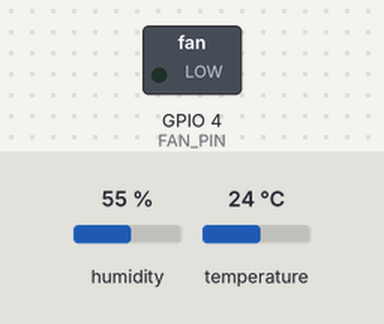
Simulated run of this sketch. Board: ESP32. Parts: switched loads named in the sketch (green lamp = pin HIGH). The test bench sets the inputs (shaded band); at power-on: temperature 24 °C, humidity 55 %. WiFi joins after 1.5 s; servers stay silent unless stated; what the sketch prints to the serial monitor is not drawn.

Above: at 3.0 s.
3.1 s: temperature set to 28.3 °C
6.9 s: temperature set to 29.7 °C
At 9.0 s:
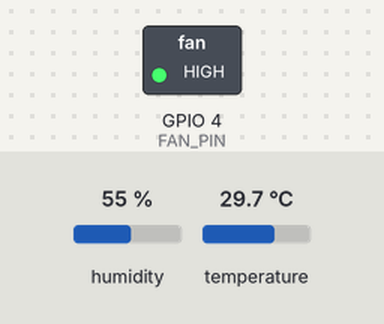
Timing chart, 0 to 10.5 s (numbered marks = the images above; inputs shaded):
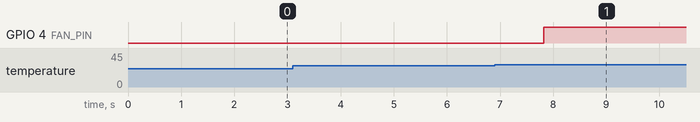

The sketch:

kontrol_kipas.ino
```cpp
#define BLYNK_TEMPLATE_ID "TMPL67LOFE3Ce"
#define BLYNK_TEMPLATE_NAME "TUgas UAS"
#define BLYNK_AUTH_TOKEN "2ynQiU89xNnitl0KZFvN0VC_He8B6d8X"

#include <WiFi.h>
#include <WiFiClient.h>
#include <BlynkSimpleEsp32.h>
#include <DHT.h>

// ---------- WiFi ----------
char ssid[] = ":v";
char pass[] = "sseloselooo";

// ---------- DHT ----------
#define DHTPIN 15
#define DHTTYPE DHT22
DHT dht(DHTPIN, DHTTYPE);

// ---------- KIPAS ----------
#define FAN_PIN 4
float suhuNyala = 29.0;
float suhuMati = 28.0;
bool kipasNyala = false;
bool modeManual = false;
bool kipasManualState = false;

// ---------- Virtual Pins ----------
#define VPIN_SUHU V0
#define VPIN_KELEMBABAN V1
#define VPIN_KIPAS_MANUAL V2

// ---------- Blynk Write (Kipas Manual) ----------
BLYNK_WRITE(VPIN_KIPAS_MANUAL) {
  int val = param.asInt(); // 0 atau 1 dari switch
  modeManual = true;
  kipasManualState = val;
  digitalWrite(FAN_PIN, val ? HIGH : LOW);
  kipasNyala = val;
  Serial.println("🔧 Mode manual: kipas dikontrol dari HP");
}

void setup() {
  Serial.begin(115200);
  dht.begin();
  pinMode(FAN_PIN, OUTPUT);
  digitalWrite(FAN_PIN, LOW);

  Blynk.begin(BLYNK_AUTH_TOKEN, ssid, pass);
  Serial.println("📡 ESP32 Terhubung ke Blynk");
}

void loop() {
  Blynk.run();

  float suhu = dht.readTemperature();
  float kelembaban = dht.readHumidity();

  if (isnan(suhu) || isnan(kelembaban)) {
    Serial.println("⚠️ Sensor error");
    delay(3000);
    return;
  }

  Serial.printf("🌡 Suhu: %.2f°C | 💧 Kelembaban: %.1f%% | Kipas: %s\n",
                suhu, kelembaban, kipasNyala ? "NYALA" : "MATI");

  Blynk.virtualWrite(VPIN_SUHU, suhu);
  Blynk.virtualWrite(VPIN_KELEMBABAN, kelembaban);

  // Otomatis kontrol kipas
  if (!modeManual) {
    if (suhu > suhuNyala && !kipasNyala) {
      digitalWrite(FAN_PIN, HIGH);
      kipasNyala = true;
      Serial.println("🚨 Suhu tinggi, kipas dinyalakan otomatis");
    } else if (suhu < suhuMati && kipasNyala) {
      digitalWrite(FAN_PIN, LOW);
      kipasNyala = false;
      Serial.println("✅ Suhu normal, kipas dimatikan otomatis");
    }
  }

  delay(3000);
}
```

Measured:
- the behaviour switches between 29 and 29.1 °C on temperature (found by bisection; images 0 and 1)
- after the input at 3.1 s, every drawn part: stays the same
- after the input at 6.9 s, GPIO 4 (FAN_PIN): LOW → HIGH after 0.92 s
